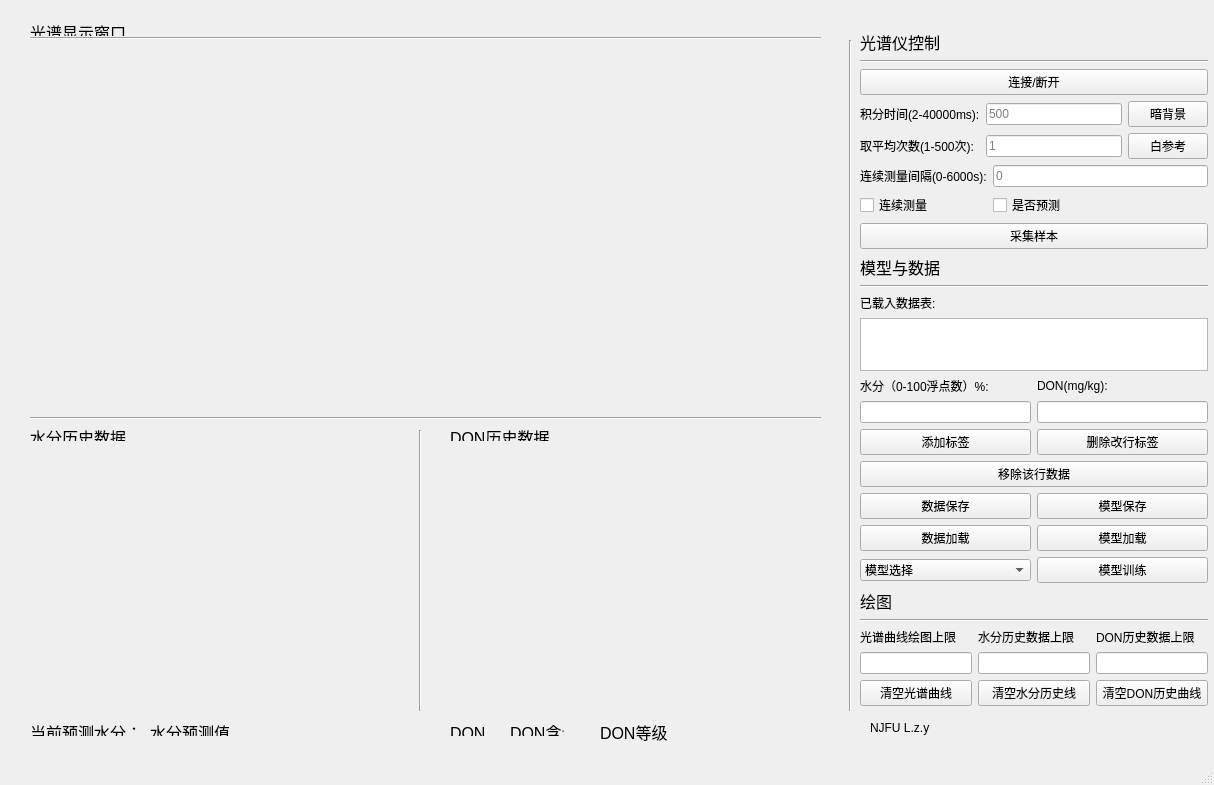
<?xml version="1.0" encoding="UTF-8"?>
<ui version="4.0">
 <class>MainWindow</class>
 <widget class="QMainWindow" name="MainWindow">
  <property name="geometry">
   <rect>
    <x>0</x>
    <y>0</y>
    <width>1214</width>
    <height>785</height>
   </rect>
  </property>
  <property name="windowTitle">
   <string>MainWindow</string>
  </property>
  <widget class="QWidget" name="centralwidget">
   <widget class="MatplotlibWidget" name="matplotlibWidget_spec" native="true">
    <property name="geometry">
     <rect>
      <x>30</x>
      <y>40</y>
      <width>791</width>
      <height>371</height>
     </rect>
    </property>
   </widget>
   <widget class="QLabel" name="label_8">
    <property name="geometry">
     <rect>
      <x>30</x>
      <y>20</y>
      <width>151</width>
      <height>16</height>
     </rect>
    </property>
    <property name="text">
     <string>&lt;html&gt;&lt;head/&gt;&lt;body&gt;&lt;p&gt;&lt;span style=&quot; font-size:12pt;&quot;&gt;光谱显示窗口&lt;/span&gt;&lt;/p&gt;&lt;/body&gt;&lt;/html&gt;</string>
    </property>
   </widget>
   <widget class="Line" name="line">
    <property name="geometry">
     <rect>
      <x>840</x>
      <y>40</y>
      <width>20</width>
      <height>671</height>
     </rect>
    </property>
    <property name="orientation">
     <enum>Qt::Vertical</enum>
    </property>
   </widget>
   <widget class="QLabel" name="label_9">
    <property name="geometry">
     <rect>
      <x>30</x>
      <y>425</y>
      <width>111</width>
      <height>16</height>
     </rect>
    </property>
    <property name="text">
     <string>&lt;html&gt;&lt;head/&gt;&lt;body&gt;&lt;p&gt;&lt;span style=&quot; font-size:12pt;&quot;&gt;水分历史数据&lt;/span&gt;&lt;/p&gt;&lt;/body&gt;&lt;/html&gt;</string>
    </property>
   </widget>
   <widget class="MatplotlibWidget" name="matplotlibWidget_mosi" native="true">
    <property name="geometry">
     <rect>
      <x>30</x>
      <y>450</y>
      <width>371</width>
      <height>261</height>
     </rect>
    </property>
   </widget>
   <widget class="QLabel" name="label_10">
    <property name="geometry">
     <rect>
      <x>450</x>
      <y>425</y>
      <width>101</width>
      <height>16</height>
     </rect>
    </property>
    <property name="text">
     <string>&lt;html&gt;&lt;head/&gt;&lt;body&gt;&lt;p&gt;&lt;span style=&quot; font-size:12pt;&quot;&gt;DON历史数据&lt;/span&gt;&lt;/p&gt;&lt;/body&gt;&lt;/html&gt;</string>
    </property>
   </widget>
   <widget class="MatplotlibWidget" name="matplotlibWidget_don" native="true">
    <property name="geometry">
     <rect>
      <x>450</x>
      <y>450</y>
      <width>381</width>
      <height>261</height>
     </rect>
    </property>
   </widget>
   <widget class="Line" name="line_2">
    <property name="geometry">
     <rect>
      <x>410</x>
      <y>430</y>
      <width>20</width>
      <height>281</height>
     </rect>
    </property>
    <property name="orientation">
     <enum>Qt::Vertical</enum>
    </property>
   </widget>
   <widget class="Line" name="line_3">
    <property name="geometry">
     <rect>
      <x>30</x>
      <y>410</y>
      <width>791</width>
      <height>16</height>
     </rect>
    </property>
    <property name="orientation">
     <enum>Qt::Horizontal</enum>
    </property>
   </widget>
   <widget class="QLabel" name="label_14">
    <property name="geometry">
     <rect>
      <x>30</x>
      <y>720</y>
      <width>111</width>
      <height>16</height>
     </rect>
    </property>
    <property name="text">
     <string>&lt;html&gt;&lt;head/&gt;&lt;body&gt;&lt;p&gt;&lt;span style=&quot; font-size:12pt;&quot;&gt;当前预测水分：&lt;/span&gt;&lt;/p&gt;&lt;/body&gt;&lt;/html&gt;</string>
    </property>
   </widget>
   <widget class="QLabel" name="label_don">
    <property name="geometry">
     <rect>
      <x>510</x>
      <y>720</y>
      <width>54</width>
      <height>16</height>
     </rect>
    </property>
    <property name="text">
     <string>&lt;html&gt;&lt;head/&gt;&lt;body&gt;&lt;p&gt;&lt;span style=&quot; font-size:12pt;&quot;&gt;DON含量&lt;/span&gt;&lt;/p&gt;&lt;/body&gt;&lt;/html&gt;</string>
    </property>
   </widget>
   <widget class="QLabel" name="label_15">
    <property name="geometry">
     <rect>
      <x>450</x>
      <y>720</y>
      <width>41</width>
      <height>16</height>
     </rect>
    </property>
    <property name="text">
     <string>&lt;html&gt;&lt;head/&gt;&lt;body&gt;&lt;p&gt;&lt;span style=&quot; font-size:12pt;&quot;&gt;DON：&lt;/span&gt;&lt;/p&gt;&lt;/body&gt;&lt;/html&gt;</string>
    </property>
   </widget>
   <widget class="QLabel" name="label_mosi">
    <property name="geometry">
     <rect>
      <x>150</x>
      <y>720</y>
      <width>81</width>
      <height>16</height>
     </rect>
    </property>
    <property name="text">
     <string>&lt;html&gt;&lt;head/&gt;&lt;body&gt;&lt;p&gt;&lt;span style=&quot; font-size:12pt;&quot;&gt;水分预测值&lt;/span&gt;&lt;/p&gt;&lt;/body&gt;&lt;/html&gt;</string>
    </property>
   </widget>
   <widget class="QLabel" name="label_don_level">
    <property name="geometry">
     <rect>
      <x>600</x>
      <y>720</y>
      <width>71</width>
      <height>21</height>
     </rect>
    </property>
    <property name="text">
     <string>&lt;html&gt;&lt;head/&gt;&lt;body&gt;&lt;p&gt;&lt;span style=&quot; font-size:12pt;&quot;&gt;DON等级&lt;/span&gt;&lt;/p&gt;&lt;/body&gt;&lt;/html&gt;</string>
    </property>
   </widget>
   <widget class="Line" name="line_4">
    <property name="geometry">
     <rect>
      <x>30</x>
      <y>30</y>
      <width>791</width>
      <height>16</height>
     </rect>
    </property>
    <property name="orientation">
     <enum>Qt::Horizontal</enum>
    </property>
   </widget>
   <widget class="QLabel" name="label_18">
    <property name="geometry">
     <rect>
      <x>870</x>
      <y>720</y>
      <width>111</width>
      <height>16</height>
     </rect>
    </property>
    <property name="text">
     <string>NJFU L.z.y</string>
    </property>
   </widget>
   <widget class="QWidget" name="">
    <property name="geometry">
     <rect>
      <x>860</x>
      <y>30</y>
      <width>348</width>
      <height>676</height>
     </rect>
    </property>
    <layout class="QVBoxLayout" name="verticalLayout_4">
     <item>
      <layout class="QVBoxLayout" name="verticalLayout_3">
       <item>
        <widget class="QLabel" name="label_12">
         <property name="text">
          <string>&lt;html&gt;&lt;head/&gt;&lt;body&gt;&lt;p&gt;&lt;span style=&quot; font-size:12pt;&quot;&gt;光谱仪控制&lt;/span&gt;&lt;/p&gt;&lt;/body&gt;&lt;/html&gt;</string>
         </property>
        </widget>
       </item>
       <item>
        <widget class="Line" name="line_6">
         <property name="orientation">
          <enum>Qt::Horizontal</enum>
         </property>
        </widget>
       </item>
       <item>
        <layout class="QVBoxLayout" name="verticalLayout">
         <item>
          <layout class="QGridLayout" name="gridLayout_2">
           <item row="1" column="0">
            <widget class="QLabel" name="label_3">
             <property name="text">
              <string>积分时间(2-40000ms):</string>
             </property>
            </widget>
           </item>
           <item row="1" column="1">
            <widget class="QLineEdit" name="lineEdit_int_time">
             <property name="placeholderText">
              <string>500</string>
             </property>
            </widget>
           </item>
           <item row="1" column="2">
            <widget class="QPushButton" name="pushButton_dark_ref">
             <property name="text">
              <string>暗背景</string>
             </property>
            </widget>
           </item>
           <item row="2" column="0">
            <widget class="QLabel" name="label">
             <property name="text">
              <string>取平均次数(1-500次):</string>
             </property>
            </widget>
           </item>
           <item row="2" column="2">
            <widget class="QPushButton" name="pushButton_white_ref">
             <property name="text">
              <string>白参考</string>
             </property>
            </widget>
           </item>
           <item row="2" column="1">
            <widget class="QLineEdit" name="lineEdit_avg_time">
             <property name="placeholderText">
              <string>1</string>
             </property>
            </widget>
           </item>
           <item row="0" column="0" colspan="3">
            <widget class="QPushButton" name="pushButton_connect">
             <property name="text">
              <string>连接/断开</string>
             </property>
            </widget>
           </item>
          </layout>
         </item>
         <item>
          <layout class="QGridLayout" name="gridLayout_4">
           <item row="0" column="0">
            <widget class="QLabel" name="label_4">
             <property name="text">
              <string>连续测量间隔(0-6000s):</string>
             </property>
            </widget>
           </item>
           <item row="0" column="1">
            <widget class="QLineEdit" name="lineEdit_param_interval">
             <property name="placeholderText">
              <string>0</string>
             </property>
            </widget>
           </item>
           <item row="1" column="0">
            <widget class="QCheckBox" name="checkBox_continuous">
             <property name="text">
              <string>连续测量</string>
             </property>
            </widget>
           </item>
           <item row="2" column="0" colspan="2">
            <widget class="QPushButton" name="pushButton_sample">
             <property name="text">
              <string>采集样本</string>
             </property>
            </widget>
           </item>
           <item row="1" column="1">
            <widget class="QCheckBox" name="checkBox_pred">
             <property name="text">
              <string>是否预测</string>
             </property>
            </widget>
           </item>
          </layout>
         </item>
        </layout>
       </item>
       <item>
        <widget class="QLabel" name="label_13">
         <property name="text">
          <string>&lt;html&gt;&lt;head/&gt;&lt;body&gt;&lt;p&gt;&lt;span style=&quot; font-size:12pt;&quot;&gt;模型与数据&lt;/span&gt;&lt;/p&gt;&lt;/body&gt;&lt;/html&gt;</string>
         </property>
        </widget>
       </item>
       <item>
        <widget class="Line" name="line_5">
         <property name="orientation">
          <enum>Qt::Horizontal</enum>
         </property>
        </widget>
       </item>
       <item>
        <layout class="QVBoxLayout" name="verticalLayout_2">
         <item>
          <layout class="QGridLayout" name="gridLayout">
           <item row="4" column="0">
            <widget class="QLineEdit" name="lineEdit_mosi"/>
           </item>
           <item row="4" column="1">
            <widget class="QLineEdit" name="lineEdit_don"/>
           </item>
           <item row="1" column="0">
            <widget class="QLabel" name="label_2">
             <property name="text">
              <string>已载入数据表:</string>
             </property>
            </widget>
           </item>
           <item row="3" column="0">
            <widget class="QLabel" name="label_6">
             <property name="text">
              <string>水分（0-100浮点数）%:</string>
             </property>
            </widget>
           </item>
           <item row="3" column="1">
            <widget class="QLabel" name="label_7">
             <property name="text">
              <string>DON(mg/kg):</string>
             </property>
            </widget>
           </item>
           <item row="5" column="0">
            <widget class="QPushButton" name="pushButton_add_label">
             <property name="text">
              <string>添加标签</string>
             </property>
            </widget>
           </item>
           <item row="2" column="0" colspan="2">
            <widget class="QTableWidget" name="tableWidget_data"/>
           </item>
           <item row="6" column="0" colspan="2">
            <widget class="QPushButton" name="pushButton_del_data">
             <property name="text">
              <string>移除该行数据</string>
             </property>
            </widget>
           </item>
           <item row="5" column="1">
            <widget class="QPushButton" name="pushButton_del_label">
             <property name="text">
              <string>删除改行标签</string>
             </property>
            </widget>
           </item>
          </layout>
         </item>
         <item>
          <layout class="QGridLayout" name="gridLayout_3">
           <item row="0" column="1">
            <widget class="QPushButton" name="pushButton_save_model">
             <property name="text">
              <string>模型保存</string>
             </property>
            </widget>
           </item>
           <item row="1" column="0">
            <widget class="QPushButton" name="pushButton_load_data">
             <property name="text">
              <string>数据加载</string>
             </property>
            </widget>
           </item>
           <item row="2" column="1">
            <widget class="QPushButton" name="pushButton_train_model">
             <property name="text">
              <string>模型训练</string>
             </property>
            </widget>
           </item>
           <item row="0" column="0">
            <widget class="QPushButton" name="pushButton_save_data">
             <property name="text">
              <string>数据保存</string>
             </property>
            </widget>
           </item>
           <item row="2" column="0">
            <widget class="QComboBox" name="comboBox_model_selection">
             <item>
              <property name="text">
               <string>模型选择</string>
              </property>
             </item>
            </widget>
           </item>
           <item row="1" column="1">
            <widget class="QPushButton" name="pushButton_load_model">
             <property name="text">
              <string>模型加载</string>
             </property>
            </widget>
           </item>
          </layout>
         </item>
        </layout>
       </item>
       <item>
        <widget class="QLabel" name="label_5">
         <property name="text">
          <string>&lt;html&gt;&lt;head/&gt;&lt;body&gt;&lt;p&gt;&lt;span style=&quot; font-size:12pt;&quot;&gt;绘图&lt;/span&gt;&lt;/p&gt;&lt;/body&gt;&lt;/html&gt;</string>
         </property>
        </widget>
       </item>
      </layout>
     </item>
     <item>
      <widget class="Line" name="line_7">
       <property name="orientation">
        <enum>Qt::Horizontal</enum>
       </property>
      </widget>
     </item>
     <item>
      <layout class="QGridLayout" name="gridLayout_5">
       <item row="0" column="0">
        <widget class="QLabel" name="label_11">
         <property name="text">
          <string>光谱曲线绘图上限</string>
         </property>
        </widget>
       </item>
       <item row="0" column="1">
        <widget class="QLabel" name="label_16">
         <property name="text">
          <string>水分历史数据上限</string>
         </property>
        </widget>
       </item>
       <item row="0" column="2">
        <widget class="QLabel" name="label_17">
         <property name="text">
          <string>DON历史数据上限</string>
         </property>
        </widget>
       </item>
       <item row="1" column="0">
        <widget class="QLineEdit" name="lineEdit"/>
       </item>
       <item row="1" column="1">
        <widget class="QLineEdit" name="lineEdit_2"/>
       </item>
       <item row="1" column="2">
        <widget class="QLineEdit" name="lineEdit_3"/>
       </item>
      </layout>
     </item>
     <item>
      <layout class="QHBoxLayout" name="horizontalLayout">
       <item>
        <widget class="QPushButton" name="pushButton">
         <property name="text">
          <string>清空光谱曲线</string>
         </property>
        </widget>
       </item>
       <item>
        <widget class="QPushButton" name="pushButton_2">
         <property name="text">
          <string>清空水分历史线</string>
         </property>
        </widget>
       </item>
       <item>
        <widget class="QPushButton" name="pushButton_3">
         <property name="text">
          <string>清空DON历史曲线</string>
         </property>
        </widget>
       </item>
      </layout>
     </item>
    </layout>
   </widget>
  </widget>
  <widget class="QMenuBar" name="menubar">
   <property name="geometry">
    <rect>
     <x>0</x>
     <y>0</y>
     <width>1214</width>
     <height>23</height>
    </rect>
   </property>
  </widget>
  <widget class="QStatusBar" name="statusbar"/>
 </widget>
 <customwidgets>
  <customwidget>
   <class>MatplotlibWidget</class>
   <extends>QWidget</extends>
   <header>MatplotlibWidget</header>
   <container>1</container>
  </customwidget>
 </customwidgets>
 <resources/>
 <connections/>
</ui>
